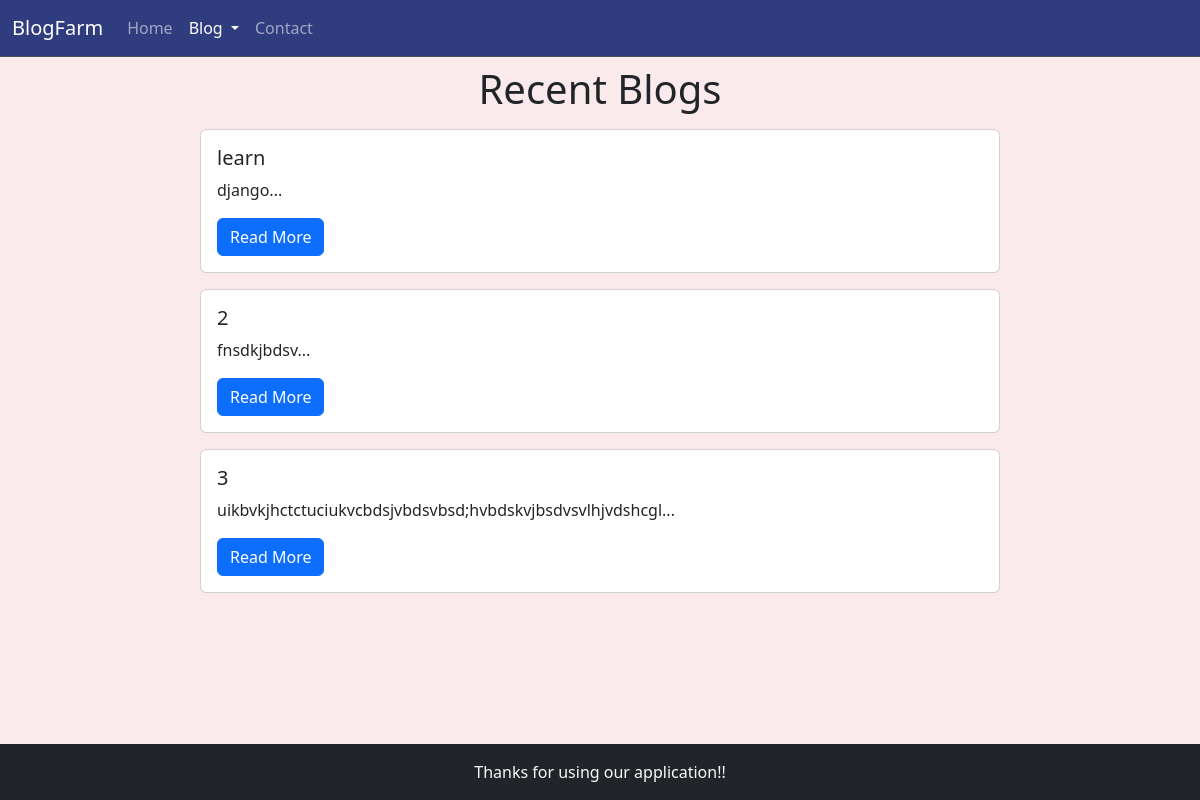
The app's page /blog, older data.
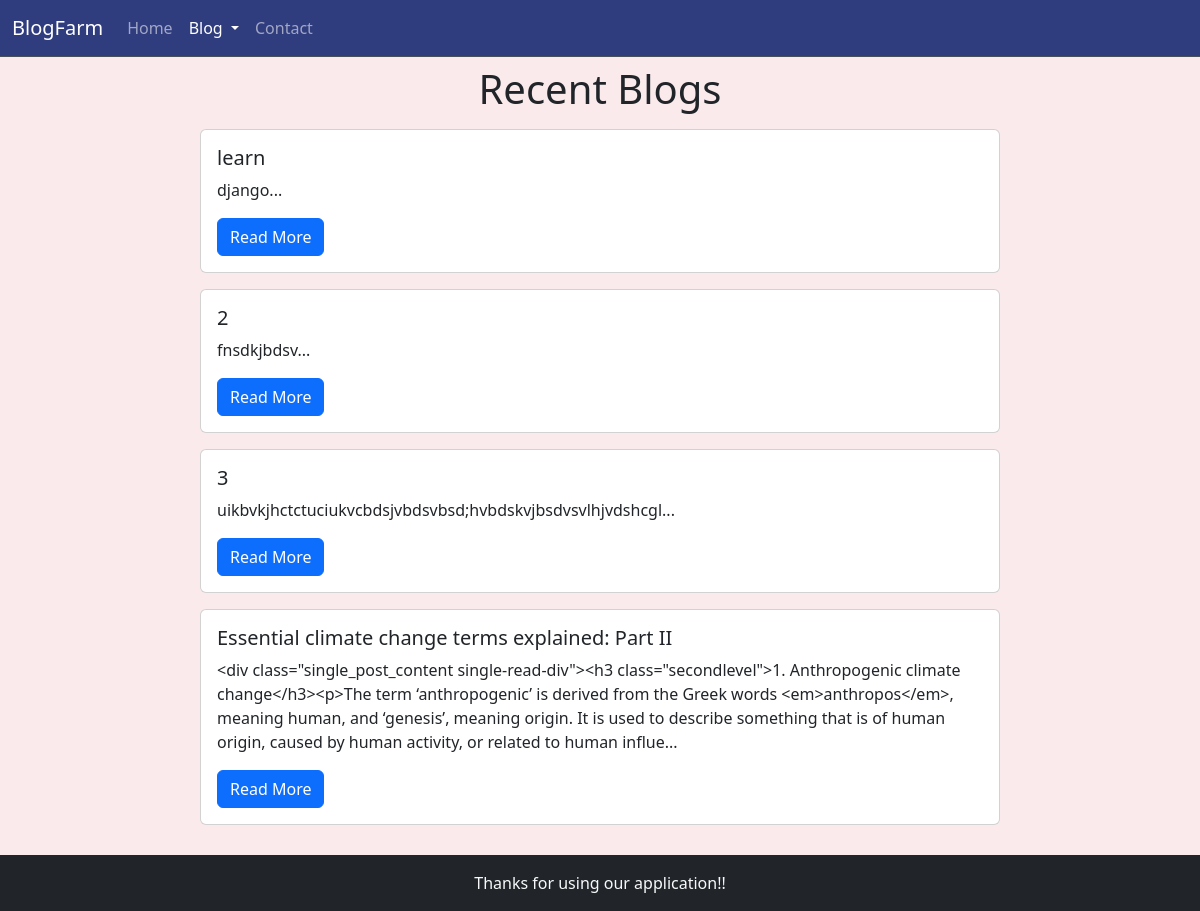
The same page, newer data.
### blog/models.py (models this page shows, shortened)
class Blog(models.Model):
    sno=models.AutoField(primary_key=True)
    title=models.CharField(max_length=200)
    content=models.TextField()
    slug=models.CharField(max_length=200)
    time=models.DateTimeField(auto_now_add=True)

### blog/views.py (the view)
# urls.py: path('', include('blog.urls'))
def blog(request):
    allblogs=Blog.objects.all()
    context={'blogs':allblogs}
    return render(request,'bloghome.html',context)

### templates/bloghome.html (shortened to what this page needs)
{% extends "base.html" %}
{% block blogactive %}active{% endblock blogactive %}
{% block body %}
<h1 class="text-center">Recent Blogs</h1>
{% for i in blogs %}
<div class="card my-3 mx-auto" style="width: 50rem;">
    <div class="card-body">
      <h5 class="card-title">{{i.title}}</h5>
      <p class="card-text">{{i.content|slice:345}}...</p>
      <a href="./blogpost/{{i.slug}}" class="btn btn-primary">Read More</a>
    </div>
</div>
{% endfor %}
{% endblock body %}

### templates/base.html (shortened to what this page needs)
<!doctype html>
<html lang="en">
  <head>
    <nav class="navbar navbar-expand-lg border-bottom border-body " data-bs-theme="dark" style="background-color : #2F3C7E;">
      <div class="container-fluid">
        <a class="navbar-brand" >BlogFarm</a>
        <div class="collapse navbar-collapse" id="navbarSupportedContent">
          <ul class="navbar-nav me-auto mb-2 mb-lg-0">
            <li class="nav-item">
              <a class="nav-link {% block homeactive %}{% endblock homeactive %}" aria-current="page" href="./">Home</a>
            </li>
            <li class="nav-item dropdown">
              <a class="nav-link dropdown-toggle {% block blogactive %}{% endblock blogactive %}" href="./blog" role="button" data-bs-toggle="dropdown" aria-expanded="false">
                Blog
              </a>
            </li>
            <li class="nav-item" >
              <a class="nav-link {% block contactactive %}{% endblock contactactive %}" href="./contact">Contact</a>
            </li>
          </ul>
        </div>
      </div>
    </nav>
    <link href="https://cdn.jsdelivr.net/npm/bootstrap@5.3.2/dist/css/bootstrap.min.css" rel="stylesheet">
  </head>
  <body style="background-color:#FBEAEB; padding-bottom: 70px;">
    <h1>{% block body %}{% endblock body %}</h1>
    <footer class="text-center bg-dark text-light fixed-bottom py-3 ">
      Thanks for using our application!!
  </footer>
  </body>
</html>

Row changes from the older to the newer data that the page shows:
added Blog: title "Essential climate change terms explained: Part II", content "<div class=\"single_post_content single-read-div\"><h3 class=\"secondlevel\">1. Anthropogenic climate change</h3><p>The term ‘anthropogenic’ is derived from the Greek words <em>anthropos</em>, meaning human, and ‘genesis’, meaning origin. It is used to describe something that is of human origin, caused by human activity, or related to human influe"
